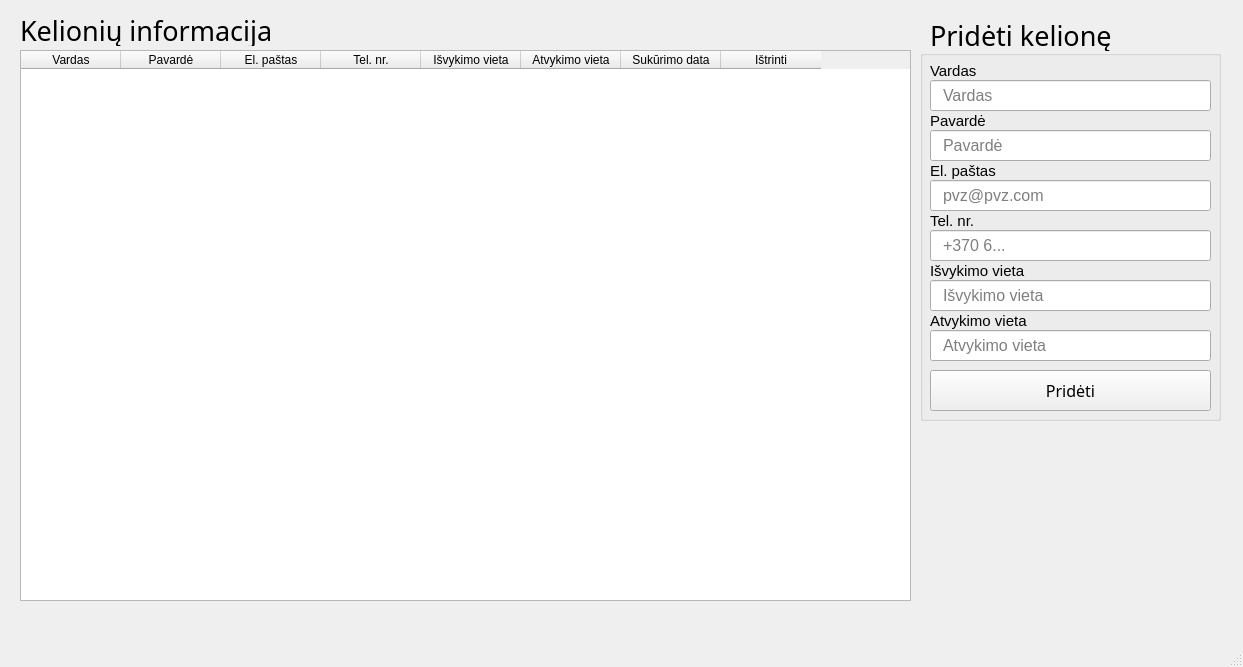
<?xml version="1.0" encoding="UTF-8"?>
<ui version="4.0">
 <class>MainWindow</class>
 <widget class="QMainWindow" name="MainWindow">
  <property name="geometry">
   <rect>
    <x>0</x>
    <y>0</y>
    <width>1243</width>
    <height>667</height>
   </rect>
  </property>
  <property name="windowTitle">
   <string>Kelioniu registratorius</string>
  </property>
  <widget class="QWidget" name="centralwidget">
   <widget class="QTableWidget" name="all_travels">
    <property name="geometry">
     <rect>
      <x>20</x>
      <y>50</y>
      <width>891</width>
      <height>551</height>
     </rect>
    </property>
    <attribute name="horizontalHeaderMinimumSectionSize">
     <number>30</number>
    </attribute>
    <column>
     <property name="text">
      <string>Vardas</string>
     </property>
    </column>
    <column>
     <property name="text">
      <string>Pavardė</string>
     </property>
    </column>
    <column>
     <property name="text">
      <string>El. paštas</string>
     </property>
    </column>
    <column>
     <property name="text">
      <string>Tel. nr.</string>
     </property>
    </column>
    <column>
     <property name="text">
      <string>Išvykimo vieta</string>
     </property>
    </column>
    <column>
     <property name="text">
      <string>Atvykimo vieta</string>
     </property>
    </column>
    <column>
     <property name="text">
      <string>Sukūrimo data</string>
     </property>
    </column>
    <column>
     <property name="text">
      <string>Ištrinti</string>
     </property>
    </column>
   </widget>
   <widget class="QLabel" name="label">
    <property name="geometry">
     <rect>
      <x>20</x>
      <y>15</y>
      <width>301</width>
      <height>31</height>
     </rect>
    </property>
    <property name="font">
     <font>
      <family>Impact</family>
      <pointsize>20</pointsize>
     </font>
    </property>
    <property name="text">
     <string>Kelionių informacija</string>
    </property>
   </widget>
   <widget class="QLabel" name="label_2">
    <property name="geometry">
     <rect>
      <x>930</x>
      <y>20</y>
      <width>301</width>
      <height>31</height>
     </rect>
    </property>
    <property name="font">
     <font>
      <family>Impact</family>
      <pointsize>20</pointsize>
     </font>
    </property>
    <property name="text">
     <string>Pridėti kelionę</string>
    </property>
   </widget>
   <widget class="QGroupBox" name="form">
    <property name="geometry">
     <rect>
      <x>920</x>
      <y>50</y>
      <width>301</width>
      <height>371</height>
     </rect>
    </property>
    <property name="styleSheet">
     <string notr="true"/>
    </property>
    <property name="title">
     <string/>
    </property>
    <widget class="QLabel" name="label_6">
     <property name="geometry">
      <rect>
       <x>10</x>
       <y>160</y>
       <width>281</width>
       <height>21</height>
      </rect>
     </property>
     <property name="font">
      <font>
       <pointsize>11</pointsize>
      </font>
     </property>
     <property name="text">
      <string>Tel. nr.</string>
     </property>
    </widget>
    <widget class="QLineEdit" name="new_elpastas">
     <property name="geometry">
      <rect>
       <x>10</x>
       <y>130</y>
       <width>281</width>
       <height>31</height>
      </rect>
     </property>
     <property name="font">
      <font>
       <pointsize>12</pointsize>
      </font>
     </property>
     <property name="styleSheet">
      <string notr="true">padding-left:10</string>
     </property>
     <property name="text">
      <string/>
     </property>
     <property name="placeholderText">
      <string>pvz@pvz.com</string>
     </property>
    </widget>
    <widget class="QPushButton" name="add_new">
     <property name="geometry">
      <rect>
       <x>10</x>
       <y>320</y>
       <width>281</width>
       <height>41</height>
      </rect>
     </property>
     <property name="font">
      <font>
       <family>Impact</family>
       <pointsize>12</pointsize>
      </font>
     </property>
     <property name="styleSheet">
      <string notr="true"/>
     </property>
     <property name="text">
      <string>Pridėti</string>
     </property>
    </widget>
    <widget class="QLineEdit" name="new_vardas">
     <property name="geometry">
      <rect>
       <x>10</x>
       <y>30</y>
       <width>281</width>
       <height>31</height>
      </rect>
     </property>
     <property name="font">
      <font>
       <pointsize>12</pointsize>
      </font>
     </property>
     <property name="styleSheet">
      <string notr="true">padding-left:10;</string>
     </property>
     <property name="text">
      <string/>
     </property>
     <property name="placeholderText">
      <string>Vardas</string>
     </property>
    </widget>
    <widget class="QLineEdit" name="new_pavarde">
     <property name="geometry">
      <rect>
       <x>10</x>
       <y>80</y>
       <width>281</width>
       <height>31</height>
      </rect>
     </property>
     <property name="font">
      <font>
       <pointsize>12</pointsize>
      </font>
     </property>
     <property name="styleSheet">
      <string notr="true">padding-left:10</string>
     </property>
     <property name="text">
      <string/>
     </property>
     <property name="placeholderText">
      <string>Pavardė</string>
     </property>
    </widget>
    <widget class="QLineEdit" name="new_telnr">
     <property name="geometry">
      <rect>
       <x>10</x>
       <y>180</y>
       <width>281</width>
       <height>31</height>
      </rect>
     </property>
     <property name="font">
      <font>
       <pointsize>12</pointsize>
      </font>
     </property>
     <property name="styleSheet">
      <string notr="true">padding-left:10</string>
     </property>
     <property name="text">
      <string/>
     </property>
     <property name="placeholderText">
      <string>+370 6...</string>
     </property>
    </widget>
    <widget class="QLabel" name="label_3">
     <property name="geometry">
      <rect>
       <x>10</x>
       <y>10</y>
       <width>281</width>
       <height>21</height>
      </rect>
     </property>
     <property name="font">
      <font>
       <pointsize>11</pointsize>
      </font>
     </property>
     <property name="text">
      <string>Vardas</string>
     </property>
    </widget>
    <widget class="QLabel" name="label_7">
     <property name="geometry">
      <rect>
       <x>10</x>
       <y>210</y>
       <width>281</width>
       <height>21</height>
      </rect>
     </property>
     <property name="font">
      <font>
       <pointsize>11</pointsize>
      </font>
     </property>
     <property name="text">
      <string>Išvykimo vieta</string>
     </property>
    </widget>
    <widget class="QLineEdit" name="new_atvykimovieta">
     <property name="geometry">
      <rect>
       <x>10</x>
       <y>280</y>
       <width>281</width>
       <height>31</height>
      </rect>
     </property>
     <property name="font">
      <font>
       <pointsize>12</pointsize>
      </font>
     </property>
     <property name="styleSheet">
      <string notr="true">padding-left:10</string>
     </property>
     <property name="text">
      <string/>
     </property>
     <property name="placeholderText">
      <string>Atvykimo vieta</string>
     </property>
    </widget>
    <widget class="QLabel" name="label_5">
     <property name="geometry">
      <rect>
       <x>10</x>
       <y>110</y>
       <width>281</width>
       <height>21</height>
      </rect>
     </property>
     <property name="font">
      <font>
       <pointsize>11</pointsize>
      </font>
     </property>
     <property name="text">
      <string>El. paštas</string>
     </property>
    </widget>
    <widget class="QLabel" name="label_4">
     <property name="geometry">
      <rect>
       <x>10</x>
       <y>60</y>
       <width>281</width>
       <height>21</height>
      </rect>
     </property>
     <property name="font">
      <font>
       <pointsize>11</pointsize>
      </font>
     </property>
     <property name="text">
      <string>Pavardė</string>
     </property>
    </widget>
    <widget class="QLabel" name="label_8">
     <property name="geometry">
      <rect>
       <x>10</x>
       <y>260</y>
       <width>281</width>
       <height>21</height>
      </rect>
     </property>
     <property name="font">
      <font>
       <pointsize>11</pointsize>
      </font>
     </property>
     <property name="text">
      <string>Atvykimo vieta</string>
     </property>
    </widget>
    <widget class="QLineEdit" name="new_isvykimovieta">
     <property name="geometry">
      <rect>
       <x>10</x>
       <y>230</y>
       <width>281</width>
       <height>31</height>
      </rect>
     </property>
     <property name="font">
      <font>
       <pointsize>12</pointsize>
      </font>
     </property>
     <property name="styleSheet">
      <string notr="true">padding-left:10</string>
     </property>
     <property name="text">
      <string/>
     </property>
     <property name="placeholderText">
      <string>Išvykimo vieta</string>
     </property>
    </widget>
   </widget>
   <widget class="QLabel" name="message">
    <property name="geometry">
     <rect>
      <x>920</x>
      <y>420</y>
      <width>301</width>
      <height>181</height>
     </rect>
    </property>
    <property name="font">
     <font>
      <pointsize>10</pointsize>
     </font>
    </property>
    <property name="text">
     <string/>
    </property>
    <property name="alignment">
     <set>Qt::AlignLeading|Qt::AlignLeft|Qt::AlignTop</set>
    </property>
   </widget>
  </widget>
  <widget class="QMenuBar" name="menubar">
   <property name="geometry">
    <rect>
     <x>0</x>
     <y>0</y>
     <width>1243</width>
     <height>21</height>
    </rect>
   </property>
  </widget>
  <widget class="QStatusBar" name="statusbar"/>
 </widget>
 <resources/>
 <connections/>
</ui>
